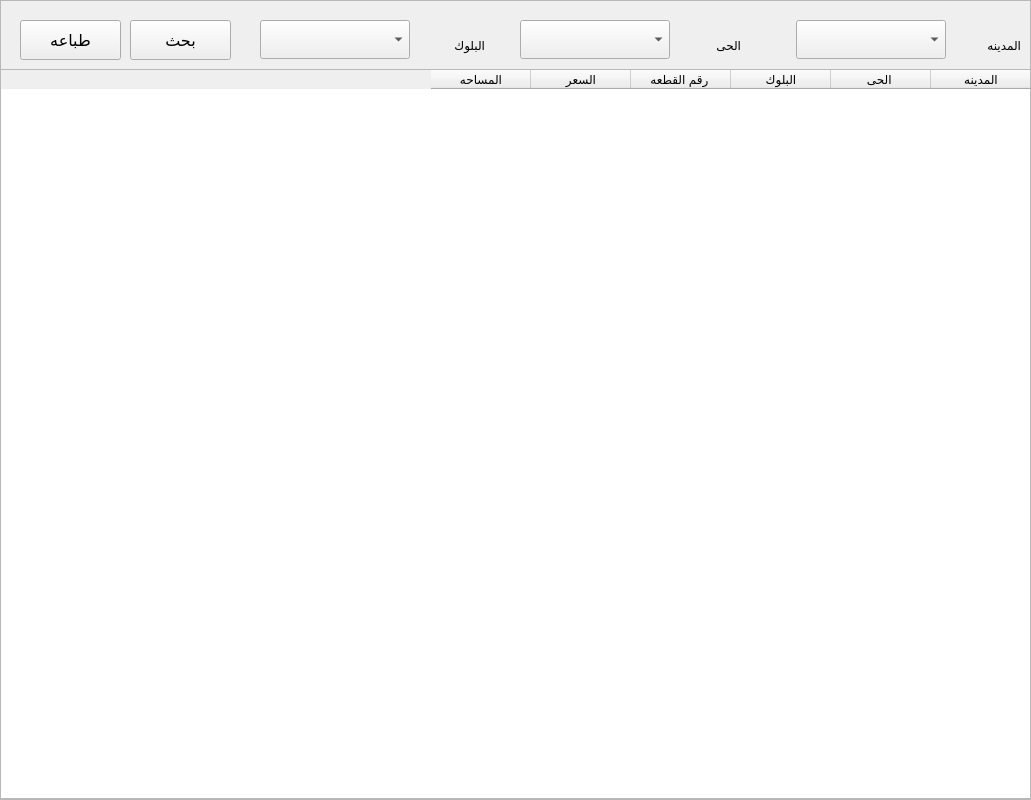
      <widget class="QFrame" name="Services_Hospital_Archieve">
       <property name="geometry">
        <rect>
         <x>0</x>
         <y>0</y>
         <width>1031</width>
         <height>800</height>
        </rect>
       </property>
       <property name="frameShape">
        <enum>QFrame::StyledPanel</enum>
       </property>
       <property name="frameShadow">
        <enum>QFrame::Raised</enum>
       </property>
       <widget class="QComboBox" name="comboBox_51">
        <property name="geometry">
         <rect>
          <x>260</x>
          <y>20</y>
          <width>150</width>
          <height>39</height>
         </rect>
        </property>
       </widget>
       <widget class="QComboBox" name="comboBox_50">
        <property name="geometry">
         <rect>
          <x>796</x>
          <y>20</y>
          <width>150</width>
          <height>39</height>
         </rect>
        </property>
       </widget>
       <widget class="QLabel" name="label_131">
        <property name="geometry">
         <rect>
          <x>950</x>
          <y>30</y>
          <width>71</width>
          <height>31</height>
         </rect>
        </property>
        <property name="font">
         <font>
          <family>simplified arabic</family>
         </font>
        </property>
        <property name="text">
         <string>المدينه</string>
        </property>
       </widget>
       <widget class="QTableWidget" name="tableWidget_28">
        <property name="geometry">
         <rect>
          <x>0</x>
          <y>69</y>
          <width>1031</width>
          <height>730</height>
         </rect>
        </property>
        <property name="layoutDirection">
         <enum>Qt::RightToLeft</enum>
        </property>
        <column>
         <property name="text">
          <string>المدينه</string>
         </property>
        </column>
        <column>
         <property name="text">
          <string>الحى </string>
         </property>
        </column>
        <column>
         <property name="text">
          <string>البلوك</string>
         </property>
        </column>
        <column>
         <property name="text">
          <string>رقم القطعه </string>
         </property>
        </column>
        <column>
         <property name="text">
          <string>السعر</string>
         </property>
        </column>
        <column>
         <property name="text">
          <string>المساحه</string>
         </property>
        </column>
       </widget>
       <widget class="QComboBox" name="comboBox_49">
        <property name="geometry">
         <rect>
          <x>520</x>
          <y>20</y>
          <width>150</width>
          <height>39</height>
         </rect>
        </property>
       </widget>
       <widget class="QLabel" name="label_129">
        <property name="geometry">
         <rect>
          <x>424</x>
          <y>30</y>
          <width>61</width>
          <height>31</height>
         </rect>
        </property>
        <property name="font">
         <font>
          <family>simplified arabic</family>
         </font>
        </property>
        <property name="text">
         <string>البلوك</string>
        </property>
       </widget>
       <widget class="QLabel" name="label_130">
        <property name="geometry">
         <rect>
          <x>680</x>
          <y>30</y>
          <width>61</width>
          <height>31</height>
         </rect>
        </property>
        <property name="font">
         <font>
          <family>simplified arabic</family>
         </font>
        </property>
        <property name="text">
         <string>الحى</string>
        </property>
       </widget>
       <widget class="QPushButton" name="btn_search_22">
        <property name="geometry">
         <rect>
          <x>130</x>
          <y>20</y>
          <width>101</width>
          <height>40</height>
         </rect>
        </property>
        <property name="font">
         <font>
          <family>simplified arabic</family>
          <pointsize>12</pointsize>
         </font>
        </property>
        <property name="cursor">
         <cursorShape>PointingHandCursor</cursorShape>
        </property>
        <property name="text">
         <string>بحث</string>
        </property>
       </widget>
       <widget class="QPushButton" name="btn_search_21">
        <property name="geometry">
         <rect>
          <x>20</x>
          <y>20</y>
          <width>101</width>
          <height>40</height>
         </rect>
        </property>
        <property name="font">
         <font>
          <family>simplified arabic</family>
          <pointsize>12</pointsize>
         </font>
        </property>
        <property name="cursor">
         <cursorShape>PointingHandCursor</cursorShape>
        </property>
        <property name="text">
         <string>طباعه</string>
        </property>
       </widget>
      </widget>
